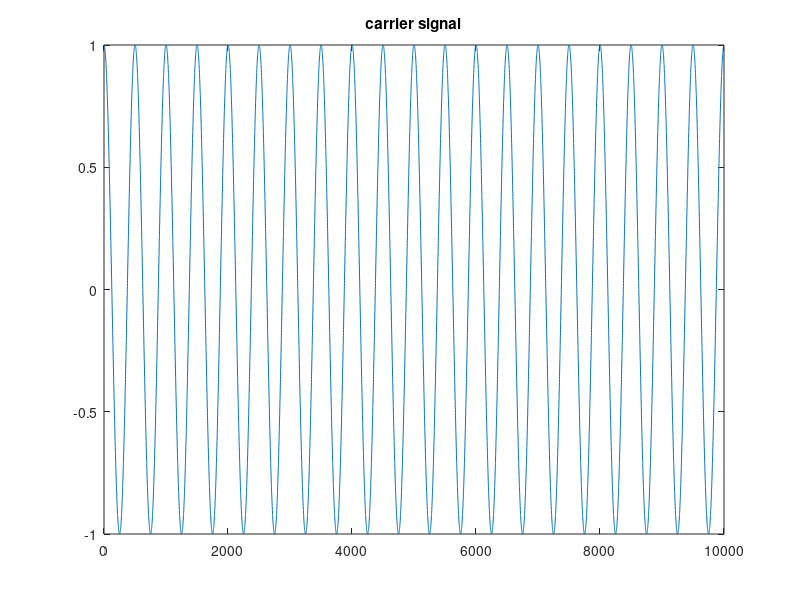
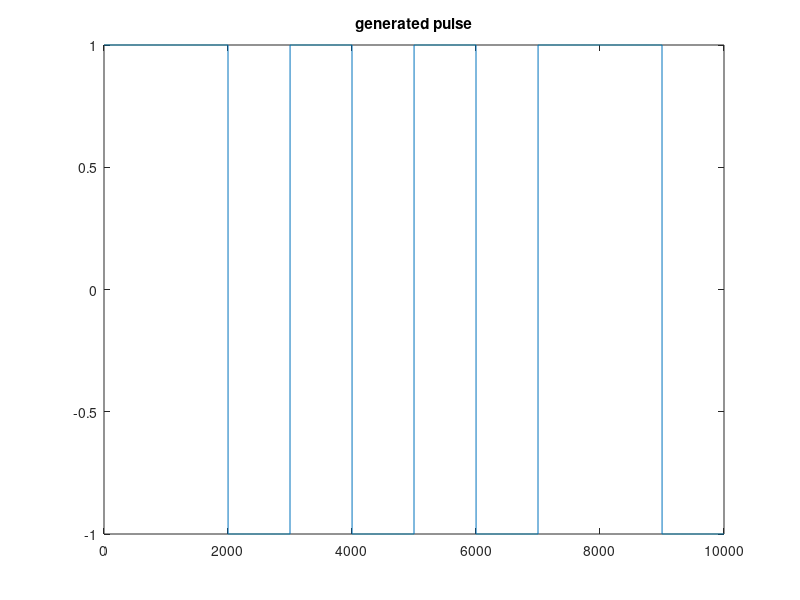
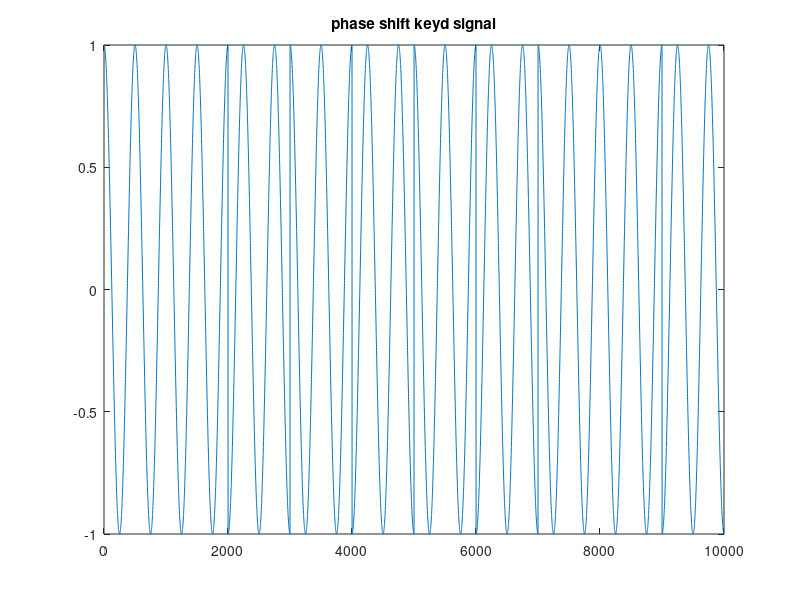
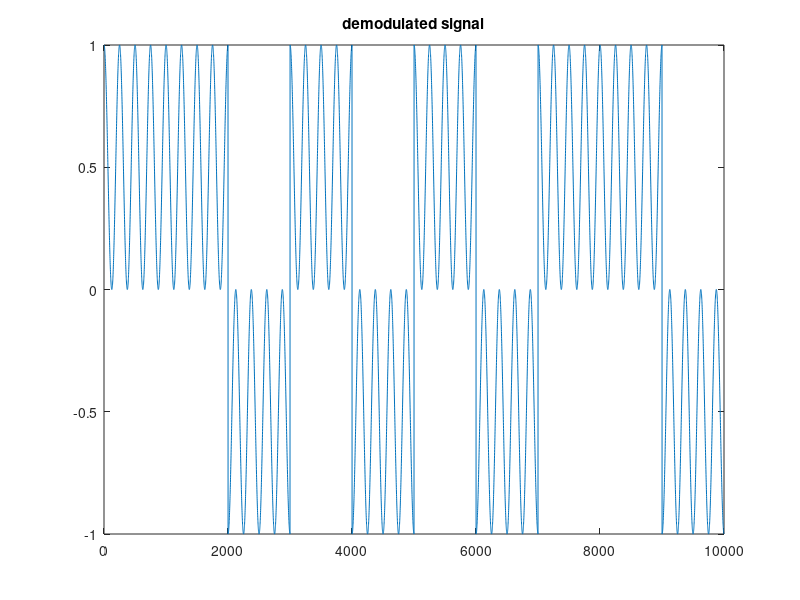

Write MATLAB code to recreate these figures, in order.
Tb=1;
Ts=10^-3;
fc=1000;
p=zeros(1,10000);
t=0:Ts:10*Tb-Ts;
c=cos(2*pi*2*t);
figure(1);
plot(c);
title('carrier signal');

%generating pulse
for i=1:1000:10000
    temp=rand();
        if(temp<=0.5)
            p(i:i+999)=-1;
        else
            p(i:i+999)=1;
        end
end

figure(2);
plot(p);
title('generated pulse');

ask=(p).*(c);
figure(3);
plot(ask);
title('phase shift keyd signal');

%demodulator
y=ask.*c;
figure(4);
plot(y);
title('demodulated signal');

%detector
for i=1:1000:10000
    sum=0;
    for j=i:i+999
        sum=sum+y(j);
    end
    if(sum>0)
        p(i)=1;
    else
       p(i)=-1; 
    end
    for j=i:i+999
        p(j)=p(i);
    end
end
figure();
plot(p);
title('detected signal');